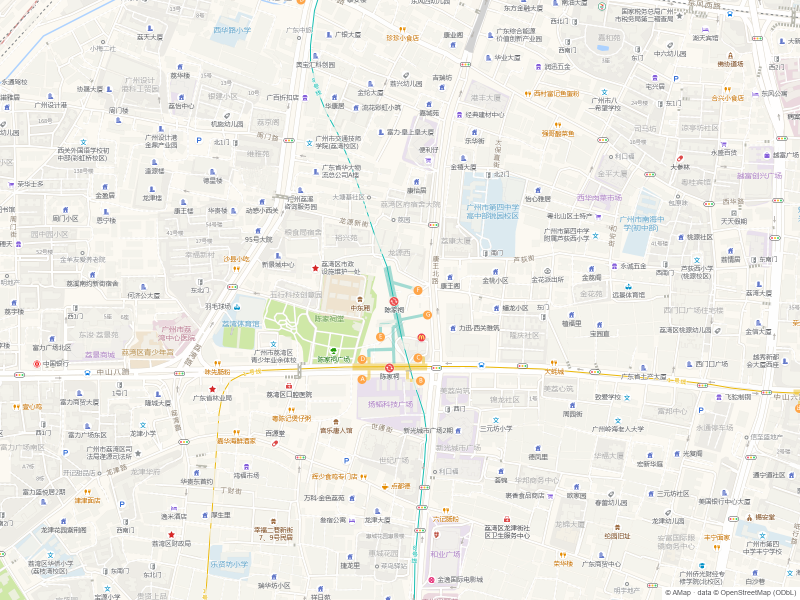
#> input picture assets/map/samples/flat-gz-chenjiaci-z17.png, 1600 x 1200 px (shown at 1/2 size)
$ python -i _img_probe.py   (imports and definitions only)   (older library calls are emulated)
#> lines starting #> are read from the running program, lines starting #| are printed output that depends on the picture
"""P 组(检测与体检)实现(指导书 §5.5):零 token 机检,只出 JSON 不写图。
probe / palette / contrast-check / dpi-check。"""

from __future__ import annotations

import pathlib

from _img_core import emit, fail, input_expand, ok_envelope, result_item

LUMA_W = (0.2126, 0.7152, 0.0722)


def _open(p):
    from PIL import Image
    return Image.open(p)


# [12 lines left out: function _dominant, not called in this run]


def _content_bbox(img, tol: int = 12):
    from PIL import ImageChops
    base = img.convert("RGB")
    bg = _edge_color(base)
    solid = __import__("PIL.Image", fromlist=["Image"]).new("RGB", base.size, bg)
    diff = ImageChops.difference(base, solid).convert("L")
    return diff.point(lambda v: 255 if v > tol else 0).getbbox()


def _edge_color(rgb):
    W, H = rgb.size
    px = rgb.load()
    from collections import Counter
    cnt: Counter = Counter()
    for x in range(0, W, max(1, W // 80)):
        for y in (0, H - 1):
            cnt[px[x, y]] += 1
    for y in range(0, H, max(1, H // 80)):
        for x in (0, W - 1):
            cnt[px[x, y]] += 1
    return cnt.most_common(1)[0][0] if cnt else (255, 255, 255)


# [239 lines left out: functions _sharpness, _exif_orientation, cmd_probe, cmd_palette, _wcag_ratio, cmd_contrast_check and 3 more, not called in this run]

>>> from PIL import Image
>>> picture = Image.open('../assets/map/samples/flat-gz-chenjiaci-z17.png')
#> picture is the input picture: PIL image 1600x1200 RGB; mean R, G, B 238.7, 237.4, 231.8
>>> result = _content_bbox(picture)
#> in _content_bbox, `bg = _edge_color(base)`: bg = (252, 249, 242)
#> in _content_bbox, `solid = __import__("PIL.Image", fromlist=["Image"]).new("RGB", base.si..`:
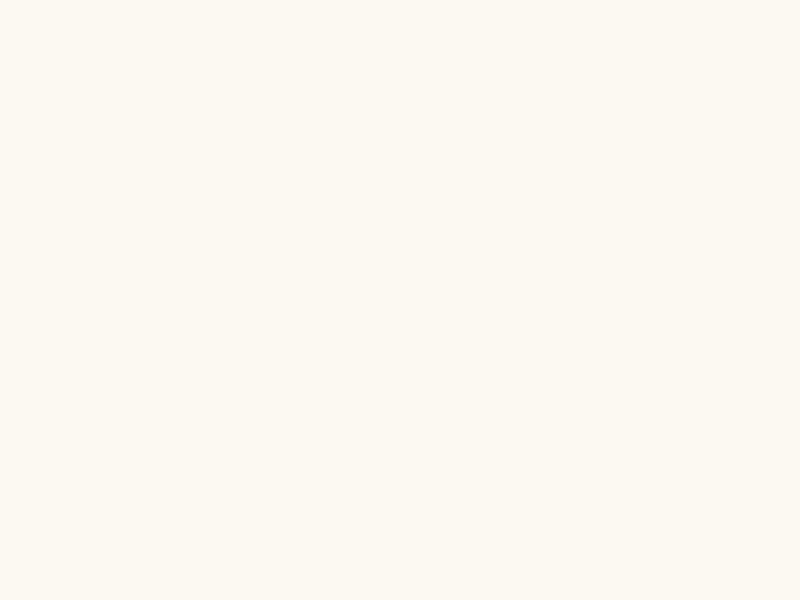
#> solid: PIL image 1600x1200 RGB (shown at 1/2 size); mean R, G, B 252, 249, 242
#> in _content_bbox, `diff = ImageChops.difference(base, solid).convert("L")`:
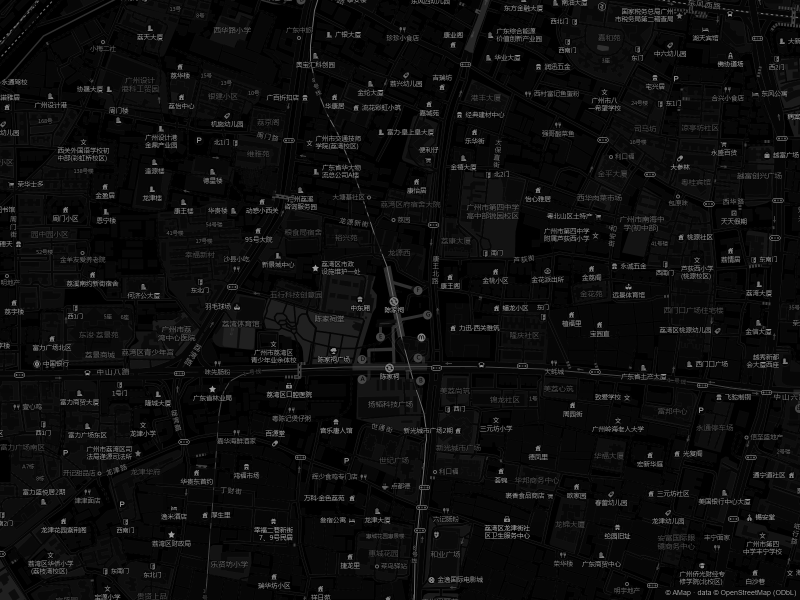
#> diff: PIL image 1600x1200 L (shown at 1/2 size); min 0, max 176, mean 13.6
#> result = (0, 0, 1600, 1200)

$ run again, on assets/map/samples/flat-gz-citywide-z12.png
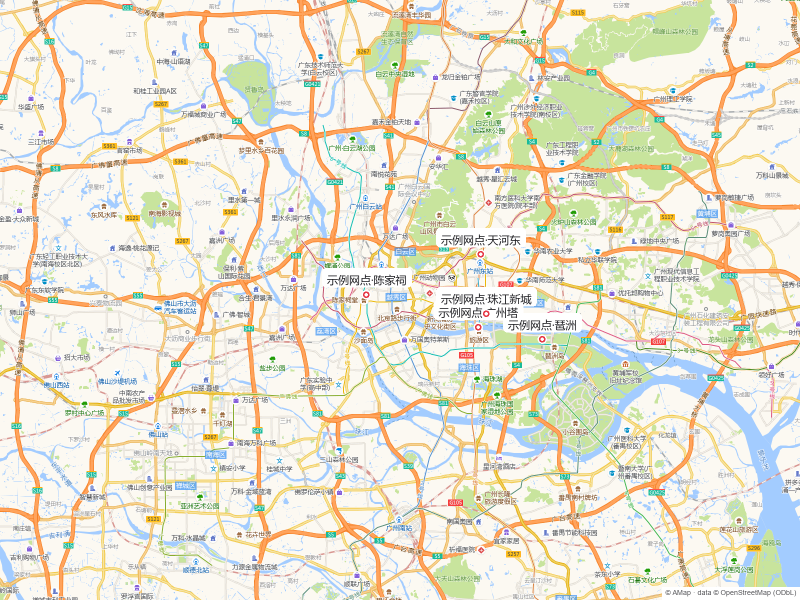
#> input picture assets/map/samples/flat-gz-citywide-z12.png, 1600 x 1200 px (shown at 1/2 size)
#> picture is the input picture: PIL image 1600x1200 RGB; mean R, G, B 231.9, 228, 210.4
#> bg = (252, 249, 242)
#> in _content_bbox, `diff = ImageChops.difference(base, solid).convert("L")`:
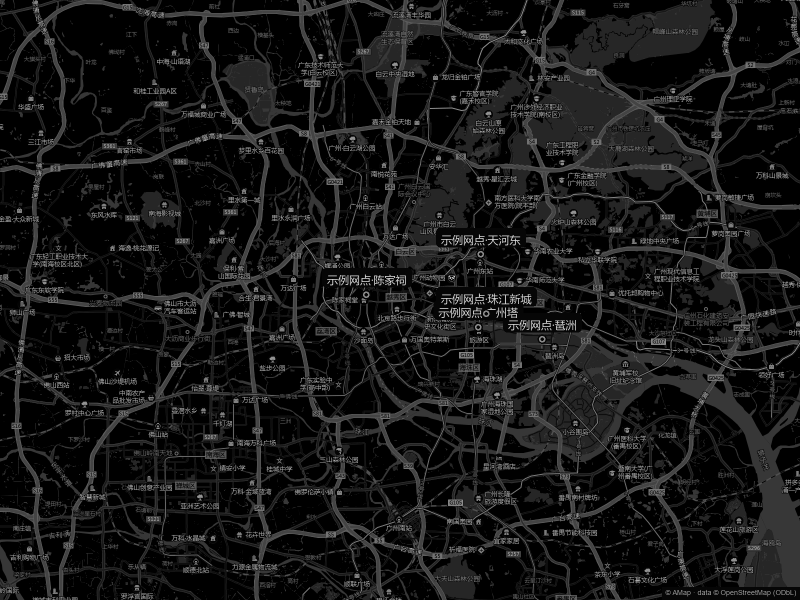
#> diff: PIL image 1600x1200 L (shown at 1/2 size); min 0, max 219, mean 22.7
#> result = (0, 0, 1600, 1200)

$ run again, on assets/map/samples/flat-sz-citywide-z12.png
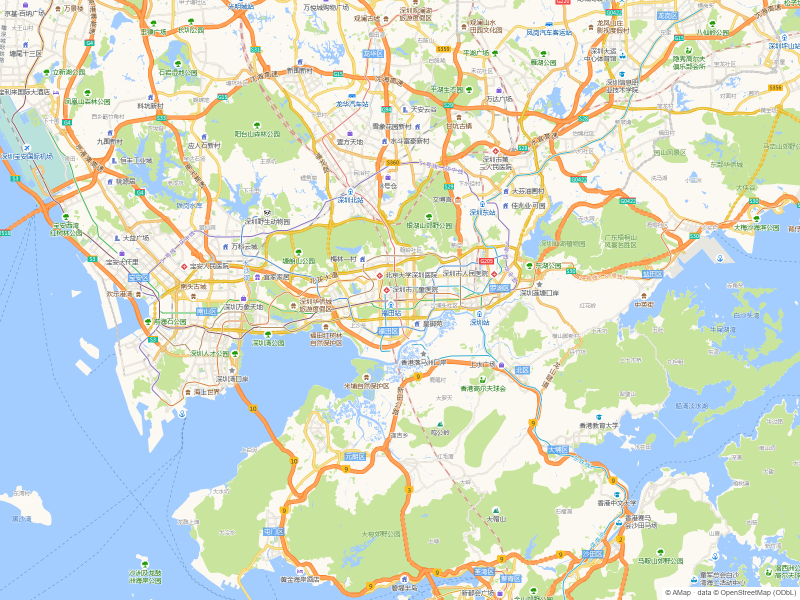
#> input picture assets/map/samples/flat-sz-citywide-z12.png, 1600 x 1200 px (shown at 1/2 size)
#> picture is the input picture: PIL image 1600x1200 RGB; mean R, G, B 211.8, 221.9, 208.2
#> bg = (163, 204, 255)
#> in _content_bbox, `solid = __import__("PIL.Image", fromlist=["Image"]).new("RGB", base.si..`:
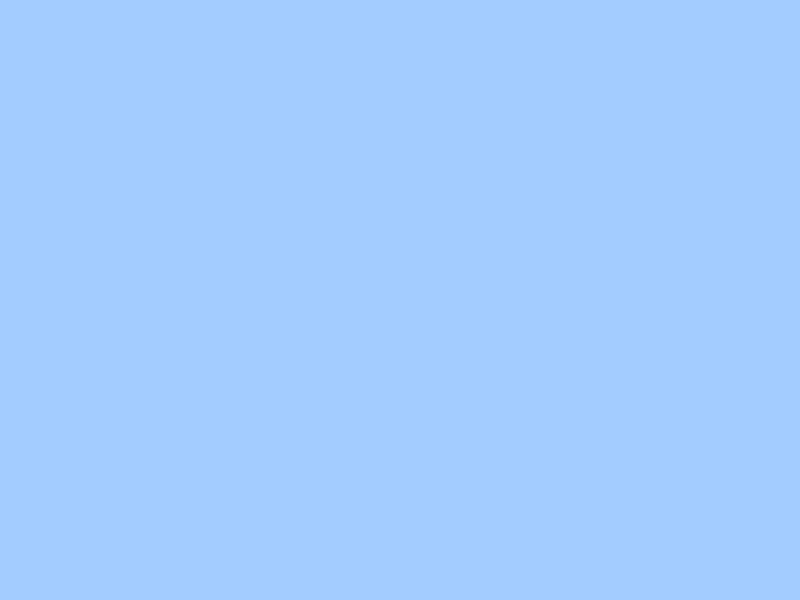
#> solid: PIL image 1600x1200 RGB (shown at 1/2 size); mean R, G, B 163, 204, 255
#> in _content_bbox, `diff = ImageChops.difference(base, solid).convert("L")`:
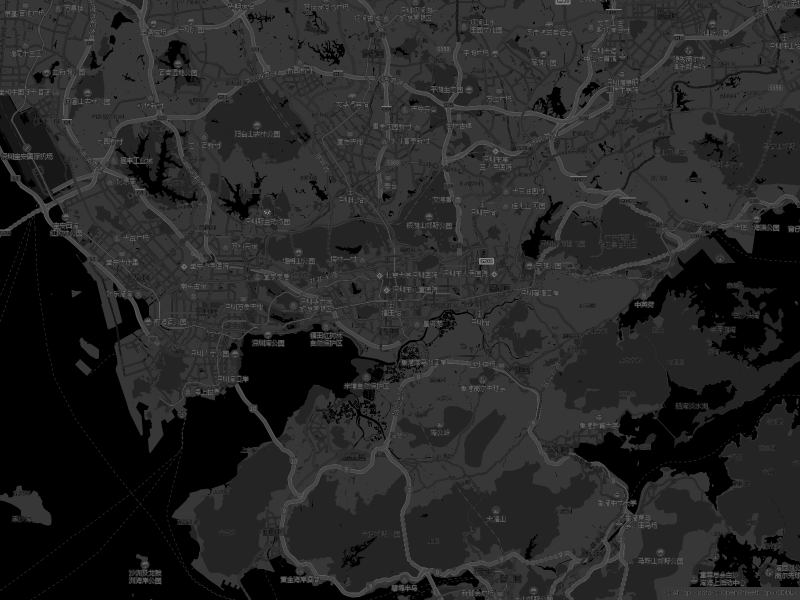
#> diff: PIL image 1600x1200 L (shown at 1/2 size); min 0, max 163, mean 38.1
#> result = (0, 0, 1600, 1200)
